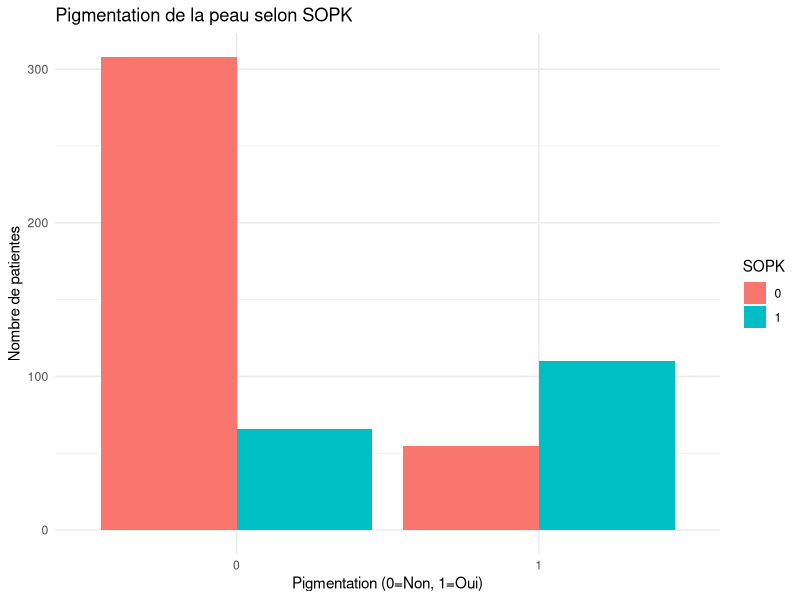
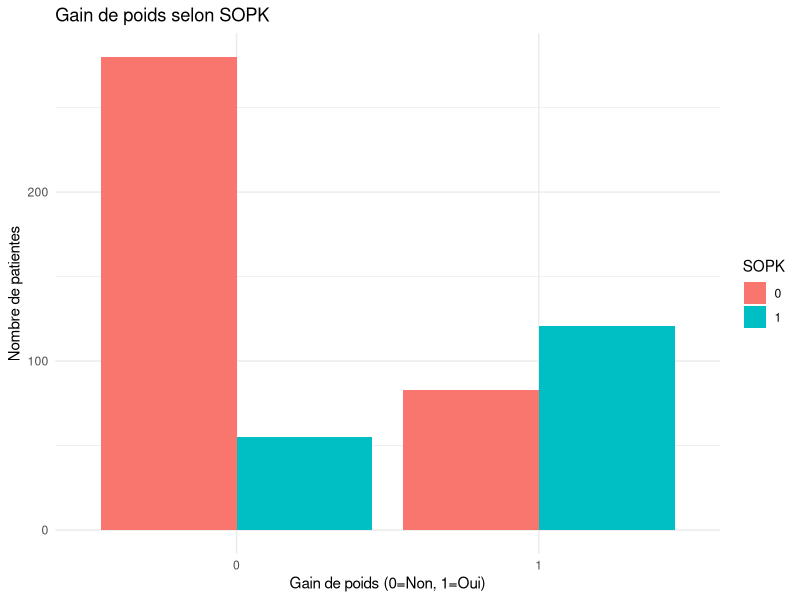
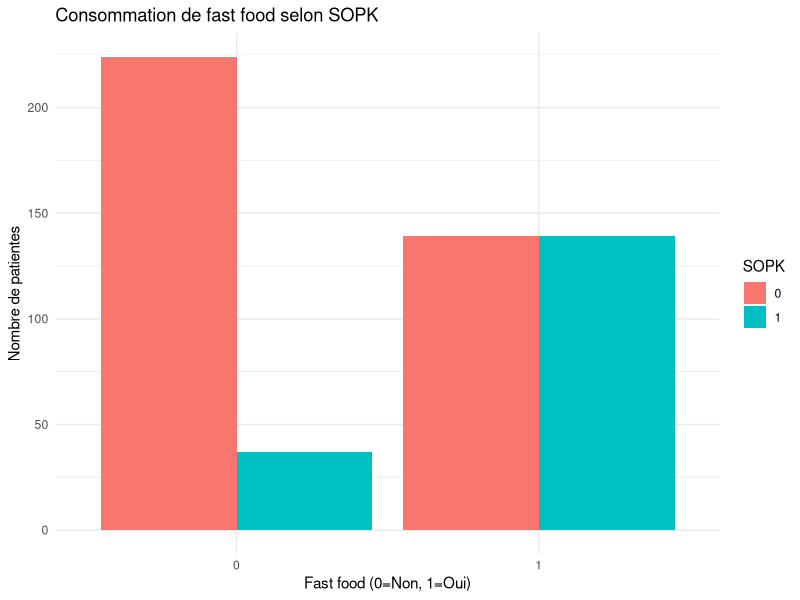
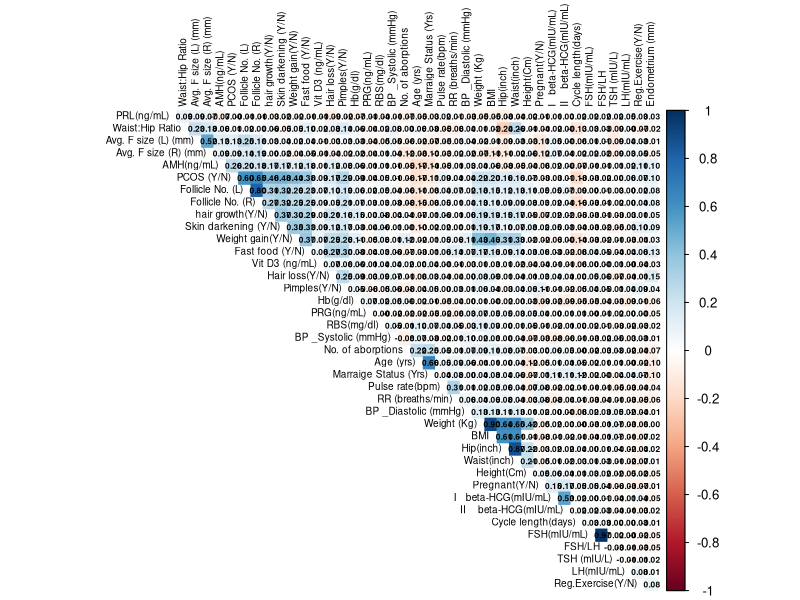
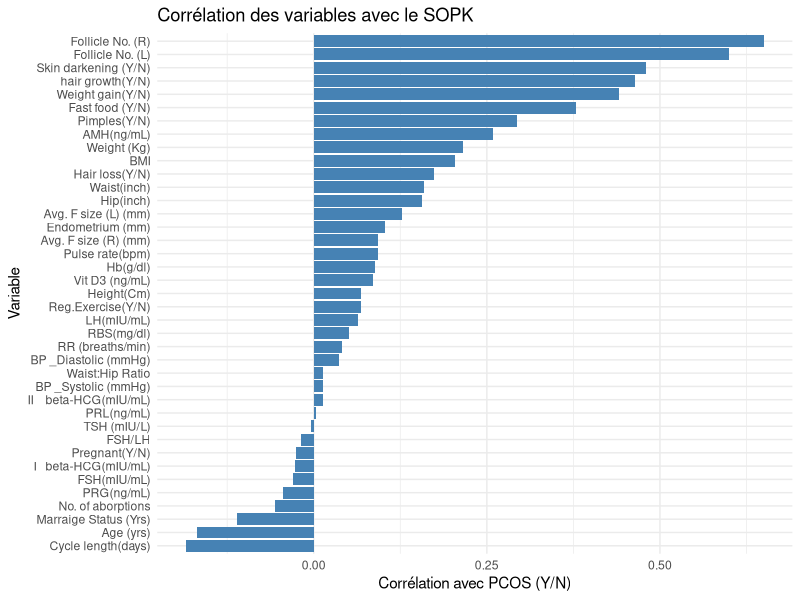

Write R code to recreate these figures, in order.
# Analyse exploratoire du jeu de données SOPK

library(readxl)
library(dplyr)
library(ggplot2)
library(corrplot)

donnees_sopk <- read_excel("data/PCOS_data_without_infertility.xlsx")
donnees_sopk <- na.omit(donnees_sopk)
donnees_sopk$`II    beta-HCG(mIU/mL)` <- as.numeric(donnees_sopk$`II    beta-HCG(mIU/mL)`)
donnees_sopk$`AMH(ng/mL)` <- as.numeric(donnees_sopk$`AMH(ng/mL)`)
donnees_sopk$`Cycle(R/I)` <- as.factor(donnees_sopk$`Cycle(R/I)`)
donnees_sopk$`Blood Group` <- as.factor(donnees_sopk$`Blood Group`)

summary(donnees_sopk)

stats_groupes <- donnees_sopk %>%
  group_by(`PCOS (Y/N)`) %>%
  summarise(
    age_median = median(`Age (yrs)`, na.rm = TRUE),
    age_mean = mean(`Age (yrs)`, na.rm = TRUE),
    IMC_median = median(BMI, na.rm = TRUE),
    IMC_mean = mean(BMI, na.rm = TRUE),
    poids_median = median(`Weight (Kg)`, na.rm = TRUE),
    poids_mean = mean(`Weight (Kg)`, na.rm = TRUE),
    TSH_median = median(`TSH (mIU/L)`, na.rm = TRUE),
    TSH_mean = mean(`TSH (mIU/L)`, na.rm = TRUE),
    follicules_L_median = median(`Follicle No. (L)`, na.rm = TRUE),
    follicules_R_median = median(`Follicle No. (R)`, na.rm = TRUE),
    cycle_length_mean = mean(`Cycle length(days)`, na.rm = TRUE)
  )

print(stats_groupes)

cat("\nFréquence de gain de poids selon SOPK :\n")
print(table(donnees_sopk$`Weight gain(Y/N)`, donnees_sopk$`PCOS (Y/N)`))

cat("\nFréquence de pigmentation de la peau selon SOPK :\n")
print(table(donnees_sopk$`Skin darkening (Y/N)`, donnees_sopk$`PCOS (Y/N)`))

cat("\nFréquence de consommation de fast food selon SOPK :\n")
print(table(donnees_sopk$`Fast food (Y/N)`, donnees_sopk$`PCOS (Y/N)`))

ggplot(donnees_sopk, aes(x = factor(`Skin darkening (Y/N)`), fill = factor(`PCOS (Y/N)`))) +
  geom_bar(position = "dodge") +
  labs(title = "Pigmentation de la peau selon SOPK", 
       x = "Pigmentation (0=Non, 1=Oui)", 
       y = "Nombre de patientes", 
       fill = "SOPK") +
  theme_minimal()

ggplot(donnees_sopk, aes(x = factor(`Weight gain(Y/N)`), fill = factor(`PCOS (Y/N)`))) +
  geom_bar(position = "dodge") +
  labs(title = "Gain de poids selon SOPK",
       x = "Gain de poids (0=Non, 1=Oui)",
       y = "Nombre de patientes",
       fill = "SOPK") +
  theme_minimal()

ggplot(donnees_sopk, aes(x = factor(`Fast food (Y/N)`), fill = factor(`PCOS (Y/N)`))) +
  geom_bar(position = "dodge") +
  labs(title = "Consommation de fast food selon SOPK",
       x = "Fast food (0=Non, 1=Oui)",
       y = "Nombre de patientes",
       fill = "SOPK") +
  theme_minimal()

donnees_numeriques <- donnees_sopk %>%
  select(-`Sl. No`, -`Patient File No.`) %>%
  select(where(is.numeric))

matrice_correlation <- cor(donnees_numeriques, use = "complete.obs")

corrplot(matrice_correlation,
        method = "color",
        type = "upper",
        order = "hclust",
        tl.cex = 0.6,
        tl.col = "black",
        addCoef.col = "black",
        number.cex = 0.5,
        sig.level = 0.3,
        insig = "blank",
        diag = FALSE)

corr_pcos <- matrice_correlation["PCOS (Y/N)", ]

corr_pcos_sorted <- sort(corr_pcos, decreasing = TRUE)

df_corr <- data.frame(
  Variable = names(corr_pcos_sorted),
  Correlation = corr_pcos_sorted
)

df_corr <- df_corr[df_corr$Variable != "PCOS (Y/N)", ]

ggplot(df_corr, aes(x = reorder(Variable, Correlation), y = Correlation)) +
  geom_bar(stat = "identity", fill = "steelblue") +
  coord_flip() +
  labs(title = "Corrélation des variables avec le SOPK",
       x = "Variable",
       y = "Corrélation avec PCOS (Y/N)") +
  theme_minimal()
